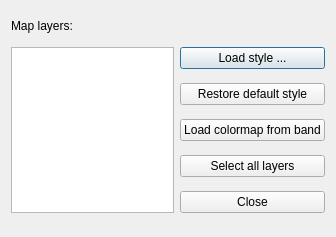
<ui version="4.0" >
 <class>MultiQmlForm</class>
 <widget class="QDialog" name="MultiQmlForm" >
  <property name="geometry" >
   <rect>
    <x>0</x>
    <y>0</y>
    <width>336</width>
    <height>237</height>
   </rect>
  </property>
  <property name="windowTitle" >
   <string>Assign style</string>
  </property>
  <layout class="QGridLayout" name="gridLayout" >
   <item row="0" column="0" >
    <widget class="QLabel" name="label" >
     <property name="sizePolicy" >
      <sizepolicy vsizetype="Fixed" hsizetype="Preferred" >
       <horstretch>0</horstretch>
       <verstretch>0</verstretch>
      </sizepolicy>
     </property>
     <property name="text" >
      <string>Map layers:</string>
     </property>
     <property name="buddy" >
      <cstring>lvMapLayers</cstring>
     </property>
    </widget>
   </item>
   <item rowspan="5" row="1" column="0" >
    <widget class="QListView" name="lvMapLayers" >
     <property name="sizePolicy" >
      <sizepolicy vsizetype="Expanding" hsizetype="Expanding" >
       <horstretch>0</horstretch>
       <verstretch>0</verstretch>
      </sizepolicy>
     </property>
     <property name="maximumSize" >
      <size>
       <width>180</width>
       <height>16777215</height>
      </size>
     </property>
    </widget>
   </item>
   <item row="1" column="1" >
    <widget class="QPushButton" name="pbnLoadStyle" >
     <property name="text" >
      <string>Load style ...</string>
     </property>
    </widget>
   </item>
   <item row="2" column="1" >
    <widget class="QPushButton" name="pbnRestoreDefaultStyle" >
     <property name="text" >
      <string>Restore default style</string>
     </property>
    </widget>
   </item>
   <item row="3" column="1" >
    <widget class="QPushButton" name="pbnLoadColormapFromBand" >
     <property name="text" >
      <string>Load colormap from band</string>
     </property>
    </widget>
   </item>
   <item row="4" column="1" >
    <widget class="QPushButton" name="pbnSelectAllLayers" >
     <property name="text" >
      <string>Select all layers</string>
     </property>
    </widget>
   </item>
   <item row="5" column="1" >
    <widget class="QPushButton" name="pbnClose" >
     <property name="text" >
      <string>Close</string>
     </property>
    </widget>
   </item>
  </layout>
 </widget>
 <tabstops>
  <tabstop>pbnLoadStyle</tabstop>
  <tabstop>lvMapLayers</tabstop>
  <tabstop>pbnRestoreDefaultStyle</tabstop>
  <tabstop>pbnClose</tabstop>
 </tabstops>
 <resources/>
 <connections/>
</ui>
